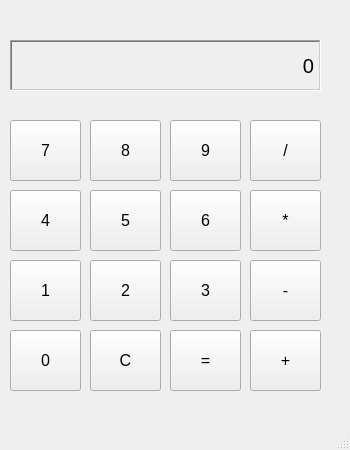
<?xml version="1.0" encoding="UTF-8"?>
<ui version="4.0">
 <class>MainWindow</class>
 <widget class="QMainWindow" name="MainWindow">
  <property name="geometry">
   <rect>
    <x>0</x>
    <y>0</y>
    <width>350</width>
    <height>450</height>
   </rect>
  </property>
  <property name="minimumSize">
   <size>
    <width>350</width>
    <height>450</height>
   </size>
  </property>
  <property name="maximumSize">
   <size>
    <width>350</width>
    <height>450</height>
   </size>
  </property>
  <property name="windowTitle">
   <string>SimpleCalculator</string>
  </property>
  <widget class="QWidget" name="centralwidget">
   <widget class="QPushButton" name="number7">
    <property name="geometry">
     <rect>
      <x>10</x>
      <y>120</y>
      <width>71</width>
      <height>61</height>
     </rect>
    </property>
    <property name="font">
     <font>
      <pointsize>12</pointsize>
     </font>
    </property>
    <property name="text">
     <string>7</string>
    </property>
   </widget>
   <widget class="QPushButton" name="division_button">
    <property name="geometry">
     <rect>
      <x>250</x>
      <y>120</y>
      <width>71</width>
      <height>61</height>
     </rect>
    </property>
    <property name="font">
     <font>
      <pointsize>12</pointsize>
     </font>
    </property>
    <property name="text">
     <string>/</string>
    </property>
   </widget>
   <widget class="QPushButton" name="number9">
    <property name="geometry">
     <rect>
      <x>170</x>
      <y>120</y>
      <width>71</width>
      <height>61</height>
     </rect>
    </property>
    <property name="font">
     <font>
      <pointsize>12</pointsize>
     </font>
    </property>
    <property name="text">
     <string>9</string>
    </property>
   </widget>
   <widget class="QPushButton" name="number6">
    <property name="geometry">
     <rect>
      <x>170</x>
      <y>190</y>
      <width>71</width>
      <height>61</height>
     </rect>
    </property>
    <property name="font">
     <font>
      <pointsize>12</pointsize>
     </font>
    </property>
    <property name="text">
     <string>6</string>
    </property>
   </widget>
   <widget class="QPushButton" name="number3">
    <property name="geometry">
     <rect>
      <x>170</x>
      <y>260</y>
      <width>71</width>
      <height>61</height>
     </rect>
    </property>
    <property name="font">
     <font>
      <pointsize>12</pointsize>
     </font>
    </property>
    <property name="text">
     <string>3</string>
    </property>
   </widget>
   <widget class="QPushButton" name="equal_button">
    <property name="geometry">
     <rect>
      <x>170</x>
      <y>330</y>
      <width>71</width>
      <height>61</height>
     </rect>
    </property>
    <property name="font">
     <font>
      <pointsize>12</pointsize>
     </font>
    </property>
    <property name="text">
     <string>=</string>
    </property>
   </widget>
   <widget class="QPushButton" name="clear_button">
    <property name="geometry">
     <rect>
      <x>90</x>
      <y>330</y>
      <width>71</width>
      <height>61</height>
     </rect>
    </property>
    <property name="font">
     <font>
      <pointsize>12</pointsize>
     </font>
    </property>
    <property name="text">
     <string>C</string>
    </property>
   </widget>
   <widget class="QPushButton" name="number2">
    <property name="geometry">
     <rect>
      <x>90</x>
      <y>260</y>
      <width>71</width>
      <height>61</height>
     </rect>
    </property>
    <property name="font">
     <font>
      <pointsize>12</pointsize>
     </font>
    </property>
    <property name="text">
     <string>2</string>
    </property>
   </widget>
   <widget class="QPushButton" name="number5">
    <property name="geometry">
     <rect>
      <x>90</x>
      <y>190</y>
      <width>71</width>
      <height>61</height>
     </rect>
    </property>
    <property name="font">
     <font>
      <pointsize>12</pointsize>
     </font>
    </property>
    <property name="text">
     <string>5</string>
    </property>
   </widget>
   <widget class="QPushButton" name="number8">
    <property name="geometry">
     <rect>
      <x>90</x>
      <y>120</y>
      <width>71</width>
      <height>61</height>
     </rect>
    </property>
    <property name="font">
     <font>
      <pointsize>12</pointsize>
     </font>
    </property>
    <property name="text">
     <string>8</string>
    </property>
   </widget>
   <widget class="QPushButton" name="number0">
    <property name="geometry">
     <rect>
      <x>10</x>
      <y>330</y>
      <width>71</width>
      <height>61</height>
     </rect>
    </property>
    <property name="font">
     <font>
      <pointsize>12</pointsize>
     </font>
    </property>
    <property name="text">
     <string>0</string>
    </property>
   </widget>
   <widget class="QPushButton" name="number1">
    <property name="geometry">
     <rect>
      <x>10</x>
      <y>260</y>
      <width>71</width>
      <height>61</height>
     </rect>
    </property>
    <property name="font">
     <font>
      <pointsize>12</pointsize>
     </font>
    </property>
    <property name="text">
     <string>1</string>
    </property>
   </widget>
   <widget class="QPushButton" name="number4">
    <property name="geometry">
     <rect>
      <x>10</x>
      <y>190</y>
      <width>71</width>
      <height>61</height>
     </rect>
    </property>
    <property name="font">
     <font>
      <pointsize>12</pointsize>
     </font>
    </property>
    <property name="text">
     <string>4</string>
    </property>
   </widget>
   <widget class="QPushButton" name="mult_button">
    <property name="geometry">
     <rect>
      <x>250</x>
      <y>190</y>
      <width>71</width>
      <height>61</height>
     </rect>
    </property>
    <property name="font">
     <font>
      <pointsize>12</pointsize>
     </font>
    </property>
    <property name="text">
     <string>*</string>
    </property>
   </widget>
   <widget class="QPushButton" name="sum_button">
    <property name="geometry">
     <rect>
      <x>250</x>
      <y>330</y>
      <width>71</width>
      <height>61</height>
     </rect>
    </property>
    <property name="font">
     <font>
      <pointsize>12</pointsize>
     </font>
    </property>
    <property name="text">
     <string>+</string>
    </property>
   </widget>
   <widget class="QPushButton" name="sub_button">
    <property name="geometry">
     <rect>
      <x>250</x>
      <y>260</y>
      <width>71</width>
      <height>61</height>
     </rect>
    </property>
    <property name="font">
     <font>
      <pointsize>12</pointsize>
     </font>
    </property>
    <property name="text">
     <string>-</string>
    </property>
   </widget>
   <widget class="QLabel" name="text_area">
    <property name="geometry">
     <rect>
      <x>10</x>
      <y>40</y>
      <width>311</width>
      <height>51</height>
     </rect>
    </property>
    <property name="font">
     <font>
      <pointsize>15</pointsize>
     </font>
    </property>
    <property name="autoFillBackground">
     <bool>false</bool>
    </property>
    <property name="frameShape">
     <enum>QFrame::WinPanel</enum>
    </property>
    <property name="frameShadow">
     <enum>QFrame::Sunken</enum>
    </property>
    <property name="text">
     <string>0</string>
    </property>
    <property name="alignment">
     <set>Qt::AlignRight|Qt::AlignTrailing|Qt::AlignVCenter</set>
    </property>
    <property name="margin">
     <number>10</number>
    </property>
   </widget>
  </widget>
  <widget class="QStatusBar" name="statusbar"/>
  <widget class="QMenuBar" name="menubar">
   <property name="geometry">
    <rect>
     <x>0</x>
     <y>0</y>
     <width>350</width>
     <height>26</height>
    </rect>
   </property>
  </widget>
 </widget>
 <resources/>
 <connections/>
</ui>
